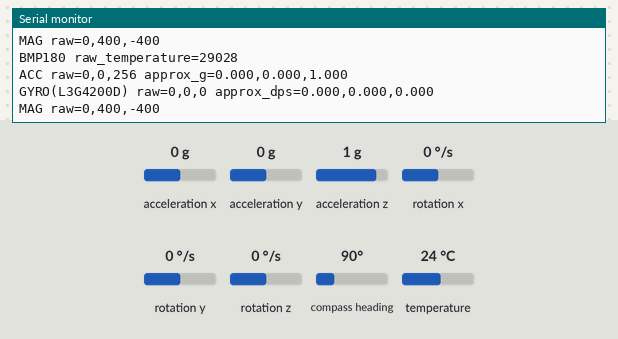
Simulated run of this program. Board: ESP32-S3. Shown: the last lines printed to the serial monitor. Wiring (inferred from the names in the program): ADXL345 accelerometer at I2C address 0x1D; HMC5883L compass at I2C address 0x1E; ADXL345 accelerometer at I2C address 0x53; L3G4200D gyroscope at I2C address 0x68; L3G4200D gyroscope at I2C address 0x69; L3G4200D gyroscope at I2C address 0x6A; L3G4200D gyroscope at I2C address 0x6B; BMP180 pressure sensor at I2C address 0x77. The test bench sets the inputs (shaded band); at power-on: acceleration x 0 g, acceleration y 0 g, acceleration z 1 g, rotation x 0 °/s, rotation y 0 °/s, rotation z 0 °/s, compass heading 90°, temperature 24 °C.

Above: at 1.7 s.
1.8 s: acceleration x set to -1.4 g
At 2.5 s:
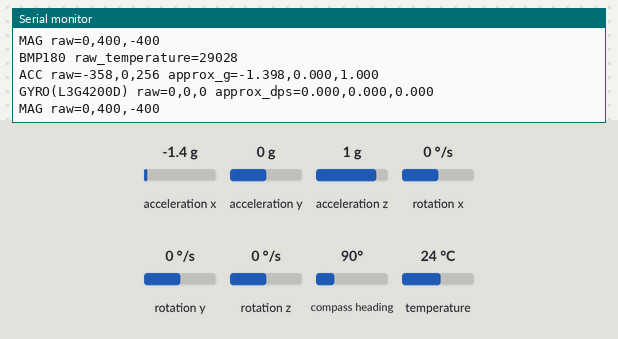
3.3 s: acceleration y set to -1.4 g
At 3.8 s:
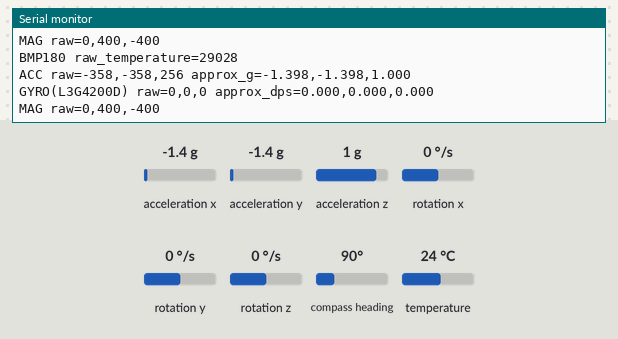
4.8 s: acceleration x set to 0 g
At 5.8 s:
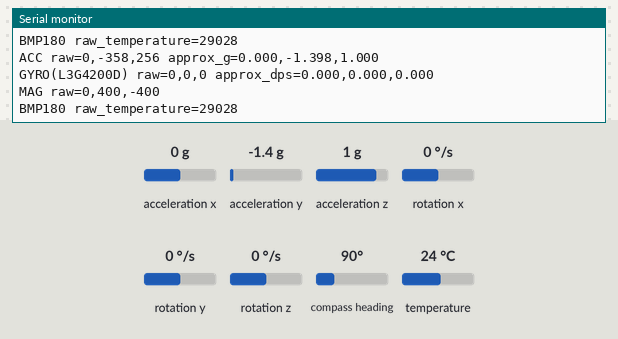
7.8 s: acceleration z set to -1.4 g
9.3 s: rotation x set to -192 °/s
At 10.3 s:
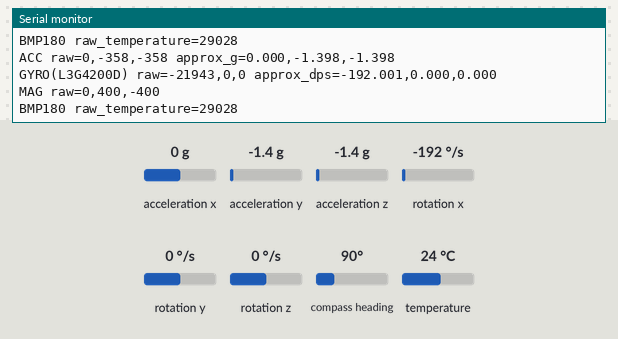
Timing chart, 0 to 11.8 s (numbered marks = the images above; inputs shaded):
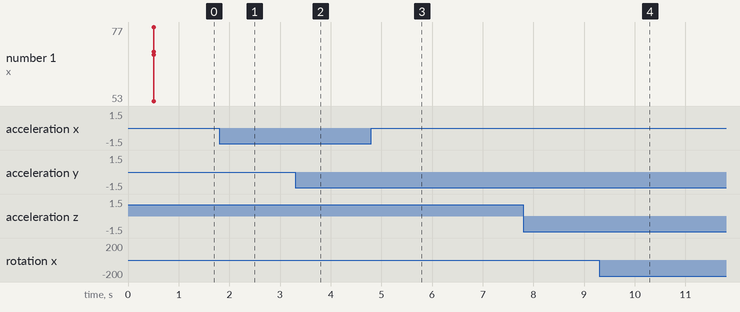

Measured:
- after the input at 1.8 s, the serial monitor: prints a new line at once (image 1)
- after the input at 3.3 s, the serial monitor: prints a new line after 0.06 s (image 2)
- after the input at 4.8 s, the serial monitor: prints a new line at once (image 3)
- after the input at 9.3 s, the serial monitor: prints a new line after 0.05 s (image 4)

The program:

main.cpp
```cpp
#include <Arduino.h>
#include <Wire.h>

namespace {

constexpr uint8_t kSdaPin = 8;
constexpr uint8_t kSclPin = 9;
constexpr uint32_t kSamplePeriodMs = 50;  // 20 Hz serial output

uint8_t adxlAddress = 0;
uint8_t lsm303dAddress = 0;
uint8_t gyroAddress = 0;
const char* gyroName = nullptr;
uint8_t magnetometerAddress = 0;
enum class MagnetometerKind { None, Hmc5883l, Qmc5883l };
MagnetometerKind magnetometerKind = MagnetometerKind::None;
bool bmp180Present = false;

bool writeRegister(uint8_t address, uint8_t reg, uint8_t value) {
  Wire.beginTransmission(address);
  Wire.write(reg);
  Wire.write(value);
  return Wire.endTransmission() == 0;
}

bool readRegisters(uint8_t address, uint8_t reg, uint8_t* data, size_t length) {
  Wire.beginTransmission(address);
  Wire.write(reg);
  if (Wire.endTransmission(false) != 0) return false;
  const size_t received = Wire.requestFrom(address, length, true);
  if (received != length) return false;
  for (size_t i = 0; i < length; ++i) data[i] = Wire.read();
  return true;
}

bool probe(uint8_t address) {
  Wire.beginTransmission(address);
  return Wire.endTransmission() == 0;
}

void scanBus() {
  Serial0.println("I2C scan:");
  uint8_t count = 0;
  for (uint8_t address = 0x03; address <= 0x77; ++address) {
    if (probe(address)) {
      Serial0.printf("  found 0x%02X\n", address);
      ++count;
    }
  }
  if (count == 0) Serial0.println("  no devices found");
}

bool setupAdxl345() {
  const uint8_t candidates[] = {0x53, 0x1D};
  for (uint8_t candidate : candidates) {
    uint8_t id = 0;
    if (readRegisters(candidate, 0x00, &id, 1) && id == 0xE5) {
      adxlAddress = candidate;
      writeRegister(adxlAddress, 0x2D, 0x08);  // measurement mode
      writeRegister(adxlAddress, 0x31, 0x08);  // full resolution, +/-2 g
      writeRegister(adxlAddress, 0x2C, 0x0A);  // 100 Hz output data rate
      Serial0.printf("ADXL345 found at 0x%02X, ID=0x%02X\n", adxlAddress, id);
      return true;
    }
  }
  Serial0.println("ADXL345 not detected");
  return false;
}

bool setupLsm303d() {
  const uint8_t candidates[] = {0x1D, 0x1E};
  for (uint8_t candidate : candidates) {
    uint8_t id = 0;
    if (readRegisters(candidate, 0x0F, &id, 1) && id == 0x49) {
      lsm303dAddress = candidate;
      writeRegister(lsm303dAddress, 0x1F, 0x80);  // reboot internal memory
      delay(50);
      writeRegister(lsm303dAddress, 0x20, 0x5F);  // 50 Hz, BDU, XYZ enabled
      writeRegister(lsm303dAddress, 0x21, 0x00);  // +/-2 g
      writeRegister(lsm303dAddress, 0x24, 0x64);  // high-resolution magnetometer
      writeRegister(lsm303dAddress, 0x25, 0x20);  // magnetometer full scale
      writeRegister(lsm303dAddress, 0x26, 0x00);  // continuous magnetometer mode
      Serial0.printf("LSM303D found at 0x%02X, ID=0x%02X (accel+mag)\n",
                     lsm303dAddress, id);
      return true;
    }
  }
  Serial0.println("LSM303D not detected");
  return false;
}

bool setupGyro() {
  struct Candidate {
    uint8_t address;
    uint8_t whoAmI;
    const char* name;
  };
  const Candidate candidates[] = {
      {0x69, 0xD3, "L3G4200D"},
      {0x68, 0xD3, "L3G4200D"},
      {0x6B, 0xD4, "L3GD20"},
      {0x6A, 0xD7, "L3GD20"},
  };
  for (const Candidate& candidate : candidates) {
    uint8_t id = 0;
    if (readRegisters(candidate.address, 0x0F, &id, 1) &&
        id == candidate.whoAmI) {
      gyroAddress = candidate.address;
      gyroName = candidate.name;
      writeRegister(gyroAddress, 0x20, 0x0F);  // 95 Hz, XYZ enabled
      writeRegister(gyroAddress, 0x23, 0x00);  // 250 dps full scale
      Serial0.printf("%s found at 0x%02X, ID=0x%02X\n", gyroName,
                     gyroAddress, id);
      return true;
    }
  }
  Serial0.println("L3G4200D/L3GD20 not detected");
  return false;
}

bool setupMagnetometer() {
  uint8_t id[3] = {};
  if (readRegisters(0x1E, 0x0A, id, sizeof(id)) && id[0] == 'H' &&
      id[1] == '4' && id[2] == '3') {
    magnetometerAddress = 0x1E;
    magnetometerKind = MagnetometerKind::Hmc5883l;
    writeRegister(magnetometerAddress, 0x00, 0x70);  // 8-average, 15 Hz
    writeRegister(magnetometerAddress, 0x01, 0x20);  // gain
    writeRegister(magnetometerAddress, 0x02, 0x00);  // continuous mode
    Serial0.println("HMC5883L found at 0x1E, ID=H43");
    return true;
  }

  uint8_t qmcId = 0;
  if (readRegisters(0x0D, 0x0D, &qmcId, 1)) {
    magnetometerAddress = 0x0D;
    magnetometerKind = MagnetometerKind::Qmc5883l;
    writeRegister(magnetometerAddress, 0x0B, 0x01);  // set/reset period
    writeRegister(magnetometerAddress, 0x09, 0x1D);  // 200 Hz, 8 G, continuous
    writeRegister(magnetometerAddress, 0x0A, 0x00);  // normal mode
    Serial0.printf("QMC5883L found at 0x0D, ID=0x%02X\n", qmcId);
    return true;
  }

  Serial0.println("HMC5883L/QMC5883L not detected");
  return false;
}

bool setupBmp180() {
  if (!probe(0x77)) {
    Serial0.println("BMP180 not detected");
    return false;
  }
  uint8_t calibration[22] = {};
  if (!readRegisters(0x77, 0xAA, calibration, sizeof(calibration))) {
    Serial0.println("BMP180 found but calibration read failed");
    return false;
  }
  bmp180Present = true;
  Serial0.println("BMP180 found at 0x77, calibration readable");
  return true;
}

void printAdxl345() {
  if (adxlAddress == 0) return;
  uint8_t bytes[6] = {};
  if (!readRegisters(adxlAddress, 0x32, bytes, sizeof(bytes))) {
    Serial0.println("ADXL345 read failed");
    return;
  }
  const int16_t x = static_cast<int16_t>(bytes[0] | (bytes[1] << 8));
  const int16_t y = static_cast<int16_t>(bytes[2] | (bytes[3] << 8));
  const int16_t z = static_cast<int16_t>(bytes[4] | (bytes[5] << 8));
  Serial0.printf("ACC raw=%d,%d,%d approx_g=%.3f,%.3f,%.3f\n", x, y, z,
                x / 256.0f, y / 256.0f, z / 256.0f);
}

void printLsm303d() {
  if (lsm303dAddress == 0) return;

  uint8_t accelBytes[6] = {};
  if (!readRegisters(lsm303dAddress, 0x28 | 0x80, accelBytes,
                     sizeof(accelBytes))) {
    Serial0.println("LSM303D accelerometer read failed");
    return;
  }
  const int16_t ax = static_cast<int16_t>(accelBytes[0] |
                                          (accelBytes[1] << 8));
  const int16_t ay = static_cast<int16_t>(accelBytes[2] |
                                          (accelBytes[3] << 8));
  const int16_t az = static_cast<int16_t>(accelBytes[4] |
                                          (accelBytes[5] << 8));
  Serial0.printf("LSM303D_ACC raw=%d,%d,%d approx_g=%.3f,%.3f,%.3f\n",
                 ax, ay, az, ax * 0.000061f, ay * 0.000061f,
                 az * 0.000061f);

  uint8_t magBytes[6] = {};
  if (!readRegisters(lsm303dAddress, 0x08 | 0x80, magBytes,
                     sizeof(magBytes))) {
    Serial0.println("LSM303D magnetometer read failed");
    return;
  }
  const int16_t mx = static_cast<int16_t>(magBytes[0] |
                                          (magBytes[1] << 8));
  const int16_t my = static_cast<int16_t>(magBytes[2] |
                                          (magBytes[3] << 8));
  const int16_t mz = static_cast<int16_t>(magBytes[4] |
                                          (magBytes[5] << 8));
  Serial0.printf("LSM303D_MAG raw=%d,%d,%d\n", mx, my, mz);
}

void printGyro() {
  if (gyroAddress == 0) return;
  uint8_t bytes[6] = {};
  if (!readRegisters(gyroAddress, 0x28 | 0x80, bytes, sizeof(bytes))) {
    Serial0.println("L3GD20 read failed");
    return;
  }
  const int16_t x = static_cast<int16_t>(bytes[0] | (bytes[1] << 8));
  const int16_t y = static_cast<int16_t>(bytes[2] | (bytes[3] << 8));
  const int16_t z = static_cast<int16_t>(bytes[4] | (bytes[5] << 8));
  Serial0.printf("GYRO(%s) raw=%d,%d,%d approx_dps=%.3f,%.3f,%.3f\n",
                gyroName == nullptr ? "unknown" : gyroName, x, y, z,
                x * 0.00875f, y * 0.00875f, z * 0.00875f);
}

void printMagnetometer() {
  if (magnetometerAddress == 0) return;
  uint8_t bytes[6] = {};
  const uint8_t startRegister =
      magnetometerKind == MagnetometerKind::Hmc5883l ? 0x03 : 0x00;
  if (!readRegisters(magnetometerAddress, startRegister, bytes, sizeof(bytes))) {
    Serial0.println("MAG read failed");
    return;
  }

  int16_t x = 0;
  int16_t y = 0;
  int16_t z = 0;
  if (magnetometerKind == MagnetometerKind::Hmc5883l) {
    x = static_cast<int16_t>((bytes[0] << 8) | bytes[1]);
    z = static_cast<int16_t>((bytes[2] << 8) | bytes[3]);
    y = static_cast<int16_t>((bytes[4] << 8) | bytes[5]);
  } else {
    x = static_cast<int16_t>(bytes[0] | (bytes[1] << 8));
    y = static_cast<int16_t>(bytes[2] | (bytes[3] << 8));
    z = static_cast<int16_t>(bytes[4] | (bytes[5] << 8));
  }
  Serial0.printf("MAG raw=%d,%d,%d\n", x, y, z);
}

void printBmp180() {
  if (!bmp180Present) return;
  if (!writeRegister(0x77, 0xF4, 0x2E)) return;
  delay(5);
  uint8_t bytes[2] = {};
  if (!readRegisters(0x77, 0xF6, bytes, sizeof(bytes))) return;
  const uint16_t rawTemperature =
      static_cast<uint16_t>((bytes[0] << 8) | bytes[1]);
  Serial0.printf("BMP180 raw_temperature=%u\n", rawTemperature);
}

}  // namespace

void setup() {
  Serial.begin(115200);
  Serial0.begin(115200);
  delay(500);
  Serial0.println("GY-89 serial output OK");
  Serial0.flush();
  Wire.begin(kSdaPin, kSclPin, 400000);
  Serial0.printf("GY-89 test started, SDA=%u SCL=%u\n", kSdaPin, kSclPin);
  scanBus();
  const bool lsm303dPresent = setupLsm303d();
  if (!lsm303dPresent) setupAdxl345();
  setupGyro();
  if (!lsm303dPresent) setupMagnetometer();
  setupBmp180();
}

void loop() {
  if (lsm303dAddress != 0) {
    printLsm303d();
  } else {
    printAdxl345();
  }
  printGyro();
  printMagnetometer();
  printBmp180();
  delay(kSamplePeriodMs);
}
```
